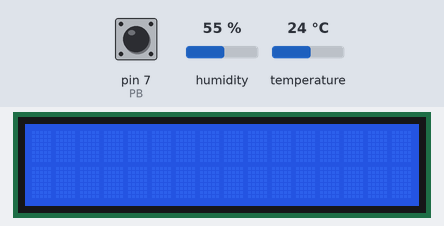
A sketch run on a simulated Arduino Uno, built with avr-gcc and run on an emulated ATmega328P. On the bench: 16×2 character LCD. The inputs (shaded band) are chosen by the test bench; at power-on: pin 7 (PB) HIGH, temperature 24 °C, humidity 55 %. What the sketch prints to the serial monitor is not drawn.

Above: at 1.6 s.
1.7 s: pin 7 (PB) pulled LOW for 0.15 s
At 3.1 s:
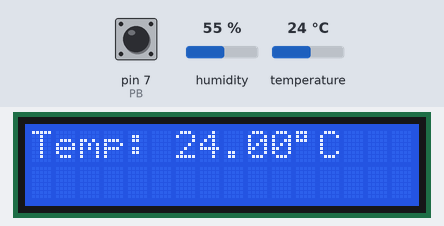
3.4 s: pin 7 (PB) pulled LOW for 1 s
At 4.7 s:
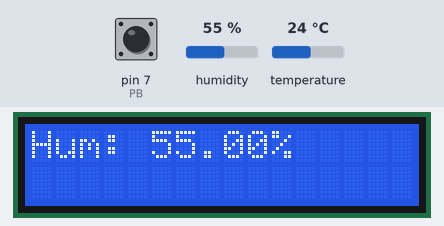
5.9 s: pin 7 (PB) pulled LOW for 0.15 s
At 6.5 s:
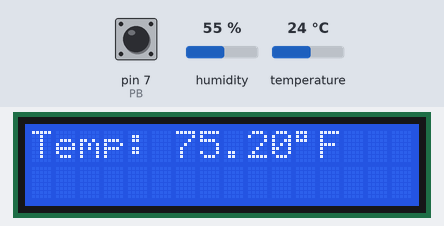
7.6 s: temperature set to 12 °C
At 8.8 s:
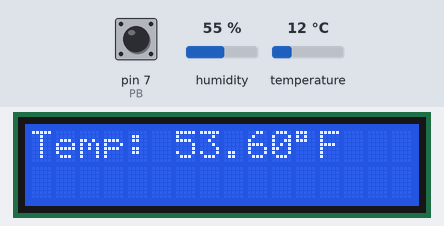
9.1 s: temperature set to 19 °C
At 9.9 s:
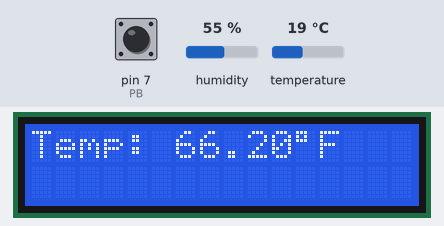
10.6 s: temperature set to 28 °C
At 11.0 s:
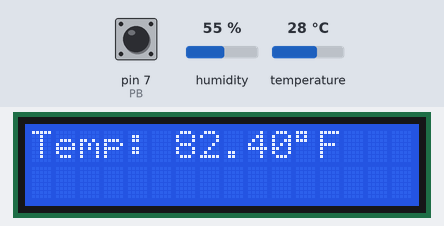
Timing chart, 0 to 13.1 s (numbered marks = the images above; inputs shaded):
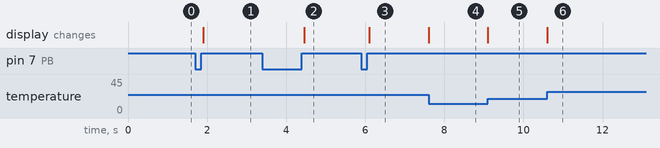

The sketch:

2DHT11wPB.ino
```cpp
/* This code uses a DHT11 sensor to measure temperature and
humidity values, and displays them on an LCD screen.
It also includes a pushbutton that allows you to switch between
Celsius and Fahrenheit temperature readings, as well as humidity values.
*/

// Include Adadruit_Sensor library for working with sensors
#include <Adafruit_Sensor.h>

// Include DHT library for working with DHT11 sensor
#include <DHT.h>
#include <DHT_U.h>

// Include LiquidCrystal library for managing with LCD screen
#include <LiquidCrystal.h>

// Define the pin number for DHT11
#define DHTPIN 13

// Define the type of DHT sensor being used
#define DHTTYPE DHT11

// Create a DHT object to work with DHT sensor
DHT_Unified dht(DHTPIN, DHTTYPE);

// Define an unsigned integer for a delay in milliseconds
uint32_t delayMS;

// Define variables for a push button
const int PB = 7;
int buttonState = LOW;
int lastButtonState = HIGH;
int PBcount = 0;

// Declare a variable to hold temperature in Fahrenheit
float Ftemp;

// Initialize the library by associating any needed LCD interfere pin
// with the arduino pin number it is connected to
const int rs = 12, en = 11, d4 = 5, d5 = 4, d6 = 3, d7 = 2;
LiquidCrystal lcd(rs, en, d4, d5, d6, d7);

void setup() {
  // Initialize PB as an INPUT_PULLUP
   pinMode(PB, INPUT_PULLUP);
  // Initialize Serial Monitor with baud rate of 9600
  Serial.begin(9600);
  // Initialize DHT sensor
  dht.begin();
  // Set up the LCD's number of columns and rows
  lcd.begin(16, 2);


  Serial.println(F("DHTxx Unified Sensor Example"));
  // Print temperature sensor details.
  sensor_t sensor;
  dht.temperature().getSensor(&sensor);
  Serial.println(F("------------------------------------"));
  Serial.println(F("Temperature Sensor"));
  Serial.print  (F("Sensor Type: ")); Serial.println(sensor.name);
  Serial.print  (F("Driver Ver:  ")); Serial.println(sensor.version);
  Serial.print  (F("Unique ID:   ")); Serial.println(sensor.sensor_id);
  Serial.print  (F("Max Value:   ")); Serial.print(sensor.max_value); Serial.println(F("°C"));
  Serial.print  (F("Min Value:   ")); Serial.print(sensor.min_value); Serial.println(F("°C"));
  Serial.print  (F("Resolution:  ")); Serial.print(sensor.resolution); Serial.println(F("°C"));
  Serial.println(F("------------------------------------"));
  // Print humidity sensor details.
  dht.humidity().getSensor(&sensor);
  Serial.println(F("Humidity Sensor"));
  Serial.print  (F("Sensor Type: ")); Serial.println(sensor.name);
  Serial.print  (F("Driver Ver:  ")); Serial.println(sensor.version);
  Serial.print  (F("Unique ID:   ")); Serial.println(sensor.sensor_id);
  Serial.print  (F("Max Value:   ")); Serial.print(sensor.max_value); Serial.println(F("%"));
  Serial.print  (F("Min Value:   ")); Serial.print(sensor.min_value); Serial.println(F("%"));
  Serial.print  (F("Resolution:  ")); Serial.print(sensor.resolution); Serial.println(F("%"));
  Serial.println(F("------------------------------------"));
}

void loop() {
  // Read the state of the pushbutton and store the result in the buttonState variable
  buttonState = digitalRead(PB);

  // Check if the button state has changed (was just pressed)
  if (buttonState != lastButtonState) {
    // Add a debounce delay to prevent false readings from the button
    delay(50);

    // If the button has been pressed, increment the button press count
    if (buttonState == HIGH) {
      PBcount++;

      // Reset PBcount to 1 if it reaches the maximum count of 4
      if (PBcount == 4) {
        PBcount = 1;
      }
    }
  }

  // Switch statement to handle the different cases of the pushbutton press
  switch (PBcount) {
    case 1:   // Display temperature in Celsius
      sensors_event_t event;
      dht.temperature().getEvent(&event);

      // Check if the temperature reading is a valid number
      if (isnan(event.temperature)) {
        // If temperature is not a number then it will print an error message
        Serial.println(F("Error reading temperature!"));
      }
      else {   // Display the temperature value on the LCD screen in Celsius with a degree symbol
        lcd.setCursor(0,0);
        lcd.print(F("Temp: "));
        lcd.print(event.temperature);
        lcd.print((char)223);
        lcd.print(F("C"));
        lcd.print("  ");
      }
      break;

    case 2:   // Display humidity
      dht.humidity().getEvent(&event);

      // Check if the humidity reading is a valid number
      if (isnan(event.relative_humidity)) {
        // If humidity is not a number then it will print an error message
        Serial.println(F("Error reading humidity!"));
      }
      else {   // Display the humidity value on the LCD screen
        lcd.setCursor(0,0);
        lcd.print(F("Hum: "));
        lcd.print(event.relative_humidity);
        lcd.print("%");
        lcd.print("  ");
      }
      break;

    case 3:   // Display temperature in Fahrenheit
      dht.temperature().getEvent(&event);

      // Check if the temperature reading is a valid number
      if (isnan(event.temperature)) {
        // If temperature is not a number then it will print an error message
        Serial.println(F("Error reading temperature!"));
      }
      else {
        // Display the temperature value on the LCD screen in Fahrenheit with a degree symbol
        Ftemp = (event.temperature * 1.8) + 32.0;  // Convert Celsius to Fahrenheit
        lcd.setCursor(0,0);
        lcd.print(F("Temp: "));
        lcd.print(Ftemp);
        lcd.print((char)223);
        lcd.print(F("F"));
        lcd.print("  ");
      }
      break;
  }

  // Store the current state of the pushbutton for the next cycle
  lastButtonState = buttonState;
}
```

Measured:
- after the input at 1.7 s, the display: changes after 0.20 s (image 1)
- after the input at 3.4 s, the display: changes after 1.1 s (image 2)
- after the input at 5.9 s, the display: changes after 0.21 s (image 3)
- after the input at 7.6 s, the display: changes at once (image 4)
- after the input at 9.1 s, the display: changes at once (image 5)
- after the input at 10.6 s, the display: changes at once (image 6)
